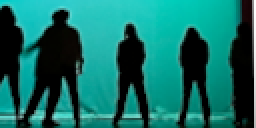
#> input picture scripts/png2carray/sample1.png, 128 x 64 px (shown 2 times larger)
$ python png2c.py ../sample1.png
#> lines starting #> are read from the running program, lines starting #| are printed output that depends on the picture
import argparse
import os
from typing import TextIO
from PIL import Image


def main():
    desc = "Convert a PNG file to a C array definition of bitmap data."
    epilog = "Example: png2c.py input.png"
    parser = argparse.ArgumentParser(prog="png2c.py", description=desc,
                                     epilog=epilog)
    # parser.add_argument('--threshold', '-t', defaut=128, type=int,
    #                    help="Threshold for converting to black and white "
    #                         "(0-255), default=128")
    parser.add_argument('--output', '-o', type=str, default="images.h",
                        help="Filename to write C definitions to.")
    parser.add_argument("input_png", help="Input PNG filename(s) to convert",
                        nargs='+')
    args = parser.parse_args()
    with open(args.output, 'w') as out_file:
        header_guard = args.output.upper().replace('.', '_').replace('-', '_')
        out_file.write(f"#ifndef _{header_guard}_\n")
        out_file.write(f"#define _{header_guard}_\n")
        for png_path in args.input_png:
            output_c_array(out_file, png_path)
        out_file.write(f"#endif  // _{header_guard}_\n")


def output_c_array(stream: TextIO, png_path: str):
#> called with png_path = '../sample1.png'
    basename = os.path.basename(png_path)
    array_name: str = basename.replace('.', '_').replace('-', '_')

    img = Image.open(png_path)
#> img is the input picture: PIL image 128x64 RGBA; mean R, G, B, A 18.2, 109.7, 101.6, 255
    width, height = img.size
#> width = 128; height = 64
    mono_img = img.convert('1')  # convert to 1-bit pixels
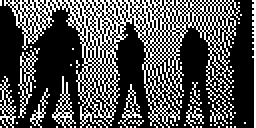
#> mono_img: PIL image 128x64 1 (shown 2 times larger); 31.7% white in thin lines or dots
    byte: int = 0

    stream.write(f"// Bitmap data for {basename} ({width}x{height})\n")
    stream.write(f"const unsigned char {array_name}[] = {{\n")
    line_width: int = 0
    for y in range(height):
        byte = 0
        for x in range(width):
            bit = 1 if mono_img.getpixel((x, y)) == 0 else 0
            # set byte, most signifigant first (MSB)
            byte = (byte << 1) | bit
            if (x % 8) == 7 or x == (width - 1):
                line_width += stream.write(f"0x{byte:02X}, ")
                byte = 0
        if line_width >= 72:
            stream.write("\n")
            line_width = 0
#> after the loop, line_width = 0
    stream.write("\n};\n\n")


if __name__ == "__main__":
    main()
